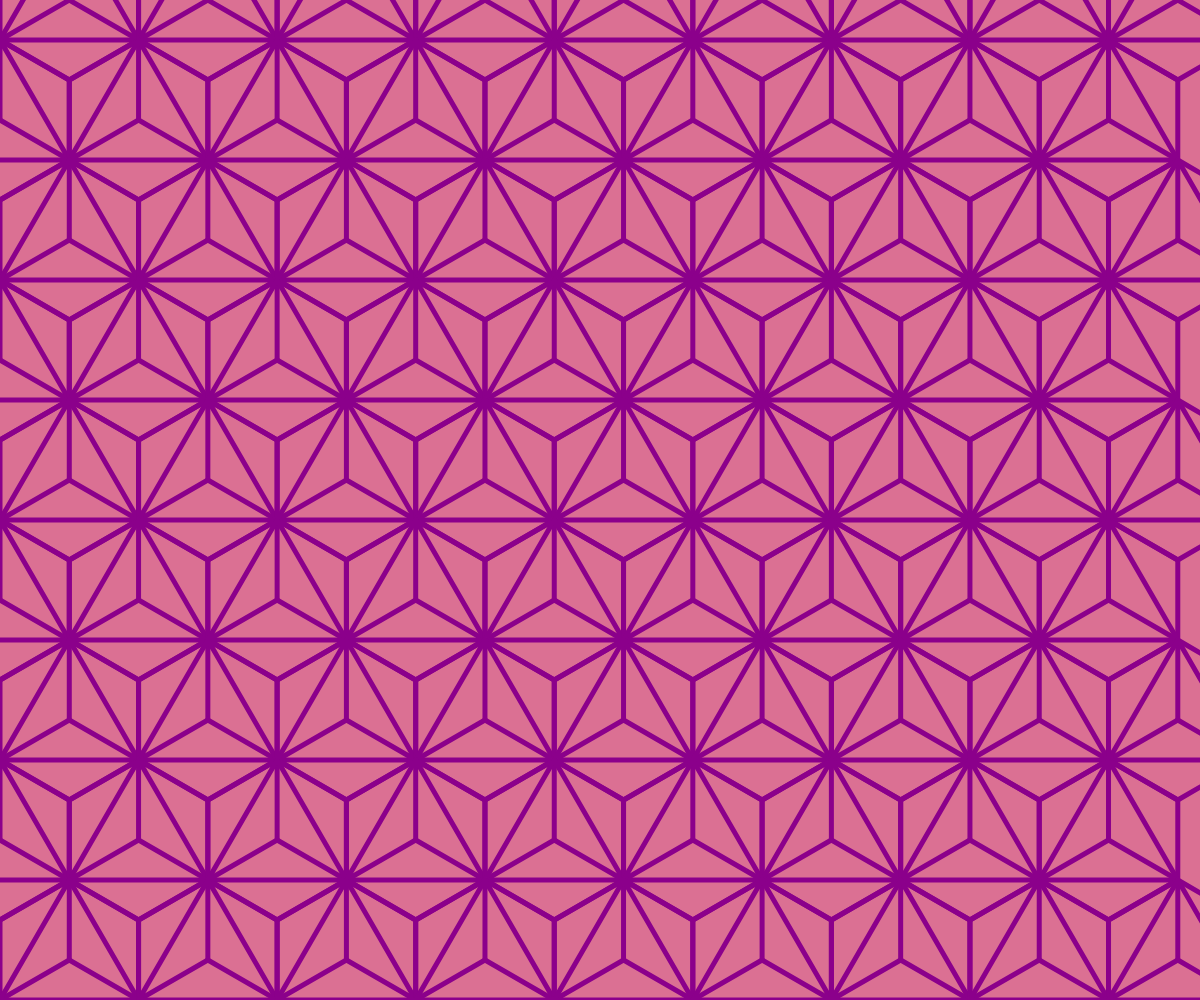
Frame 1 (no input)
Frame 2 (the mouse pressed at the canvas centre, redrawn once): identical to frame 1, image omitted

The p5.js sketch that drew this single still picture (run headless with seeded random() and noise() and a simulated clock; the mouse was pressed at the canvas centre and the sketch redrawn once):

// p5.js sketch
// ── sketch.js
"use strict"

function setup(){
	createCanvas(windowWidth, windowHeight);
	noLoop();
}

function draw(){
	background("palevioletred");

	noFill();
	stroke("darkmagenta");
	strokeWeight(5);

	angleMode(DEGREES);

	let rad = 80;// ユニットの大きさ
	let padX = rad * cos(30) * 2;// ユニットの横間隔
	let padY = rad * sin(30) * 3;// ユニットの縦間隔
	let rows = height / padY;
	let cols = width / padX;

	// rows回繰り返す処理
	for(let r=0; r<rows; r++){
		// cols回繰り返す処理
		for(let c=0; c<cols; c++){
			let x = c * padX;
			let y = r * padY;
			if(r%2 == 0) x += padX / 2;// 偶数行の時は半分ずらす
			drawUnit(x, y, rad);// ユニットを描く処理
		}
	}
}

// ユニットを描く処理
function drawUnit(x, y, r){

	// 六角形を描画する
	beginShape();// 描画開始
	let a = 360 / 6;// 60度
	for(let i=0; i<6; i++){
		let pX = x + cos(i*a+30) * r;
		let pY = y + sin(i*a+30) * r;
		vertex(pX, pY);// 頂点の指定
	}
	endShape(CLOSE);// 描画終了

	// 正三角形を描画する
	beginShape();// 描画開始
	let b = 360 / 3;// 120度
	for(let i=0; i<3; i++){
		let pX = x + cos(i*b-90) * r;
		let pY = y + sin(i*b-90) * r;
		vertex(pX, pY);// 頂点の指定
		line(x, y, pX, pY);// 中心から線を引く
	}
	endShape(CLOSE);// 描画終了
}
